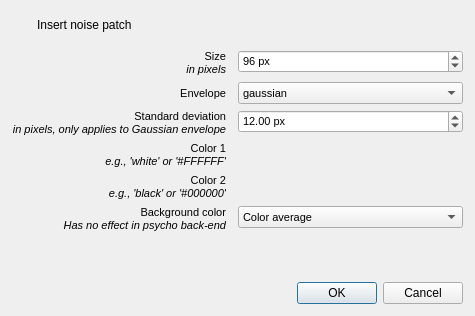
<?xml version="1.0" encoding="UTF-8"?>
<ui version="4.0">
 <class>ui_noise_settings</class>
 <widget class="QDialog" name="ui_noise_settings">
  <property name="geometry">
   <rect>
    <x>0</x>
    <y>0</y>
    <width>475</width>
    <height>316</height>
   </rect>
  </property>
  <property name="windowTitle">
   <string>Insert noise patch</string>
  </property>
  <layout class="QVBoxLayout" name="verticalLayout">
   <property name="spacing">
    <number>12</number>
   </property>
   <property name="margin">
    <number>12</number>
   </property>
   <item>
    <widget class="QWidget" name="input_header" native="true">
     <property name="sizePolicy">
      <sizepolicy hsizetype="Preferred" vsizetype="Fixed">
       <horstretch>0</horstretch>
       <verstretch>0</verstretch>
      </sizepolicy>
     </property>
     <layout class="QHBoxLayout" name="horizontalLayout">
      <property name="spacing">
       <number>12</number>
      </property>
      <property name="margin">
       <number>6</number>
      </property>
      <item>
       <widget class="QLabel" name="label_noise_patch">
        <property name="sizePolicy">
         <sizepolicy hsizetype="Fixed" vsizetype="Preferred">
          <horstretch>0</horstretch>
          <verstretch>0</verstretch>
         </sizepolicy>
        </property>
        <property name="text">
         <string/>
        </property>
        <property name="pixmap">
         <pixmap>:/icons/noise_patch.png</pixmap>
        </property>
       </widget>
      </item>
      <item>
       <widget class="QLabel" name="label_2">
        <property name="text">
         <string>Insert noise patch</string>
        </property>
       </widget>
      </item>
     </layout>
    </widget>
   </item>
   <item>
    <widget class="QWidget" name="widget" native="true">
     <property name="font">
      <font>
       <pointsize>8</pointsize>
      </font>
     </property>
     <layout class="QFormLayout" name="formLayout">
      <property name="fieldGrowthPolicy">
       <enum>QFormLayout::AllNonFixedFieldsGrow</enum>
      </property>
      <property name="labelAlignment">
       <set>Qt::AlignRight|Qt::AlignTrailing|Qt::AlignVCenter</set>
      </property>
      <property name="horizontalSpacing">
       <number>12</number>
      </property>
      <property name="verticalSpacing">
       <number>6</number>
      </property>
      <property name="margin">
       <number>0</number>
      </property>
      <item row="0" column="1">
       <widget class="QSpinBox" name="spinbox_size">
        <property name="suffix">
         <string> px</string>
        </property>
        <property name="minimum">
         <number>1</number>
        </property>
        <property name="maximum">
         <number>1000</number>
        </property>
        <property name="value">
         <number>96</number>
        </property>
       </widget>
      </item>
      <item row="1" column="0">
       <widget class="QLabel" name="label_5">
        <property name="text">
         <string>Envelope</string>
        </property>
        <property name="alignment">
         <set>Qt::AlignRight|Qt::AlignTrailing|Qt::AlignVCenter</set>
        </property>
       </widget>
      </item>
      <item row="1" column="1">
       <widget class="QComboBox" name="combobox_env">
        <item>
         <property name="text">
          <string notr="true">gaussian</string>
         </property>
        </item>
        <item>
         <property name="text">
          <string notr="true">linear</string>
         </property>
        </item>
        <item>
         <property name="text">
          <string notr="true">circular (sharp edge)</string>
         </property>
        </item>
        <item>
         <property name="text">
          <string notr="true">rectangular (no envelope)</string>
         </property>
        </item>
       </widget>
      </item>
      <item row="2" column="0">
       <widget class="QLabel" name="label_6">
        <property name="text">
         <string>Standard deviation&lt;br /&gt;&lt;i&gt;in pixels, only applies to Gaussian envelope&lt;/i&gt;</string>
        </property>
        <property name="alignment">
         <set>Qt::AlignRight|Qt::AlignTrailing|Qt::AlignVCenter</set>
        </property>
       </widget>
      </item>
      <item row="2" column="1">
       <widget class="QDoubleSpinBox" name="spinbox_stdev">
        <property name="suffix">
         <string> px</string>
        </property>
        <property name="maximum">
         <double>1000.000000000000000</double>
        </property>
        <property name="value">
         <double>12.000000000000000</double>
        </property>
       </widget>
      </item>
      <item row="3" column="0">
       <widget class="QLabel" name="label_10">
        <property name="text">
         <string>Color 1&lt;br /&gt;&lt;i&gt;e.g., 'white' or '#FFFFFF'&lt;/i&gt;</string>
        </property>
        <property name="alignment">
         <set>Qt::AlignRight|Qt::AlignTrailing|Qt::AlignVCenter</set>
        </property>
       </widget>
      </item>
      <item row="3" column="1">
       <widget class="color_edit" name="edit_color1" native="true">
        <property name="text" stdset="0">
         <string notr="true">white</string>
        </property>
       </widget>
      </item>
      <item row="4" column="0">
       <widget class="QLabel" name="label_9">
        <property name="text">
         <string>Color 2&lt;br /&gt;&lt;i&gt;e.g., 'black' or '#000000'&lt;/i&gt;</string>
        </property>
        <property name="alignment">
         <set>Qt::AlignRight|Qt::AlignTrailing|Qt::AlignVCenter</set>
        </property>
       </widget>
      </item>
      <item row="4" column="1">
       <widget class="color_edit" name="edit_color2" native="true">
        <property name="text" stdset="0">
         <string notr="true">black</string>
        </property>
       </widget>
      </item>
      <item row="5" column="0">
       <widget class="QLabel" name="label_11">
        <property name="text">
         <string>Background color&lt;br /&gt;
&lt;i&gt;Has no effect in psycho back-end&lt;/i&gt;</string>
        </property>
        <property name="alignment">
         <set>Qt::AlignRight|Qt::AlignTrailing|Qt::AlignVCenter</set>
        </property>
       </widget>
      </item>
      <item row="5" column="1">
       <widget class="QComboBox" name="combobox_bgmode">
        <item>
         <property name="text">
          <string notr="true">Color average</string>
         </property>
        </item>
        <item>
         <property name="text">
          <string notr="true">Color 2</string>
         </property>
        </item>
       </widget>
      </item>
      <item row="0" column="0">
       <widget class="QLabel" name="label_4">
        <property name="text">
         <string>Size&lt;br /&gt;&lt;i&gt;in pixels&lt;/i&gt;</string>
        </property>
        <property name="alignment">
         <set>Qt::AlignRight|Qt::AlignTrailing|Qt::AlignVCenter</set>
        </property>
       </widget>
      </item>
     </layout>
    </widget>
   </item>
   <item>
    <widget class="QDialogButtonBox" name="buttonBox">
     <property name="orientation">
      <enum>Qt::Horizontal</enum>
     </property>
     <property name="standardButtons">
      <set>QDialogButtonBox::Cancel|QDialogButtonBox::Ok</set>
     </property>
     <property name="centerButtons">
      <bool>false</bool>
     </property>
    </widget>
   </item>
  </layout>
 </widget>
 <customwidgets>
  <customwidget>
   <class>color_edit</class>
   <extends>QWidget</extends>
   <header>libqtopensesame.widgets.color_edit.h</header>
   <container>1</container>
  </customwidget>
 </customwidgets>
 <resources/>
 <connections>
  <connection>
   <sender>buttonBox</sender>
   <signal>accepted()</signal>
   <receiver>ui_noise_settings</receiver>
   <slot>accept()</slot>
   <hints>
    <hint type="sourcelabel">
     <x>237</x>
     <y>288</y>
    </hint>
    <hint type="destinationlabel">
     <x>237</x>
     <y>157</y>
    </hint>
   </hints>
  </connection>
  <connection>
   <sender>buttonBox</sender>
   <signal>rejected()</signal>
   <receiver>ui_noise_settings</receiver>
   <slot>reject()</slot>
   <hints>
    <hint type="sourcelabel">
     <x>237</x>
     <y>288</y>
    </hint>
    <hint type="destinationlabel">
     <x>237</x>
     <y>157</y>
    </hint>
   </hints>
  </connection>
 </connections>
</ui>
